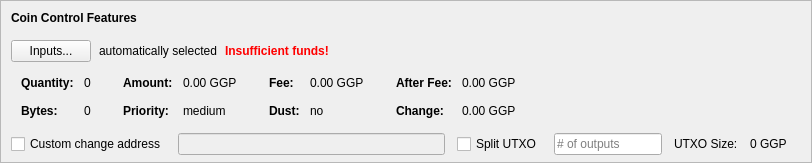
    <widget class="QFrame" name="frameCoinControl">
     <property name="sizePolicy">
      <sizepolicy hsizetype="Expanding" vsizetype="Expanding">
       <horstretch>0</horstretch>
       <verstretch>0</verstretch>
      </sizepolicy>
     </property>
     <property name="maximumSize">
      <size>
       <width>16777215</width>
       <height>16777215</height>
      </size>
     </property>
     <property name="frameShape">
      <enum>QFrame::StyledPanel</enum>
     </property>
     <property name="frameShadow">
      <enum>QFrame::Sunken</enum>
     </property>
     <layout class="QVBoxLayout" name="verticalLayoutCoinControl2">
      <property name="spacing">
       <number>0</number>
      </property>
      <property name="leftMargin">
       <number>0</number>
      </property>
      <property name="topMargin">
       <number>0</number>
      </property>
      <property name="rightMargin">
       <number>0</number>
      </property>
      <property name="bottomMargin">
       <number>6</number>
      </property>
      <item>
       <layout class="QVBoxLayout" name="verticalLayoutCoinControl" stretch="0,0,0,0,1">
        <property name="spacing">
         <number>0</number>
        </property>
        <property name="leftMargin">
         <number>10</number>
        </property>
        <property name="topMargin">
         <number>10</number>
        </property>
        <item>
         <layout class="QHBoxLayout" name="horizontalLayoutCoinControl1">
          <property name="bottomMargin">
           <number>15</number>
          </property>
          <item>
           <widget class="QLabel" name="labelCoinControlFeatures">
            <property name="sizePolicy">
             <sizepolicy hsizetype="Preferred" vsizetype="Maximum">
              <horstretch>0</horstretch>
              <verstretch>0</verstretch>
             </sizepolicy>
            </property>
            <property name="font">
             <font>
              <weight>75</weight>
              <bold>true</bold>
             </font>
            </property>
            <property name="styleSheet">
             <string notr="true">font-weight:bold;</string>
            </property>
            <property name="text">
             <string>Coin Control Features</string>
            </property>
           </widget>
          </item>
         </layout>
        </item>
        <item>
         <layout class="QHBoxLayout" name="horizontalLayoutCoinControl2" stretch="0,0,0,0">
          <property name="spacing">
           <number>8</number>
          </property>
          <property name="bottomMargin">
           <number>10</number>
          </property>
          <item>
           <widget class="QPushButton" name="pushButtonCoinControl">
            <property name="styleSheet">
             <string notr="true"/>
            </property>
            <property name="text">
             <string>Inputs...</string>
            </property>
            <property name="autoDefault">
             <bool>false</bool>
            </property>
           </widget>
          </item>
          <item>
           <widget class="QLabel" name="labelCoinControlAutomaticallySelected">
            <property name="text">
             <string>automatically selected</string>
            </property>
            <property name="margin">
             <number>5</number>
            </property>
           </widget>
          </item>
          <item>
           <widget class="QLabel" name="labelCoinControlInsuffFunds">
            <property name="font">
             <font>
              <weight>75</weight>
              <bold>true</bold>
             </font>
            </property>
            <property name="styleSheet">
             <string notr="true">color:red;font-weight:bold;</string>
            </property>
            <property name="text">
             <string>Insufficient funds!</string>
            </property>
            <property name="margin">
             <number>5</number>
            </property>
           </widget>
          </item>
          <item>
           <spacer name="horizontalSpacerCoinControl">
            <property name="orientation">
             <enum>Qt::Horizontal</enum>
            </property>
            <property name="sizeHint" stdset="0">
             <size>
              <width>40</width>
              <height>1</height>
             </size>
            </property>
           </spacer>
          </item>
         </layout>
        </item>
        <item>
         <widget class="QWidget" name="widgetCoinControl" native="true">
          <property name="sizePolicy">
           <sizepolicy hsizetype="Preferred" vsizetype="Preferred">
            <horstretch>0</horstretch>
            <verstretch>0</verstretch>
           </sizepolicy>
          </property>
          <property name="minimumSize">
           <size>
            <width>0</width>
            <height>0</height>
           </size>
          </property>
          <property name="styleSheet">
           <string notr="true"/>
          </property>
          <layout class="QHBoxLayout" name="horizontalLayoutCoinControl5">
           <property name="leftMargin">
            <number>0</number>
           </property>
           <property name="topMargin">
            <number>0</number>
           </property>
           <property name="rightMargin">
            <number>0</number>
           </property>
           <property name="bottomMargin">
            <number>0</number>
           </property>
           <item>
            <layout class="QHBoxLayout" name="horizontalLayoutCoinControl3" stretch="0,0,0,1">
             <property name="spacing">
              <number>20</number>
             </property>
             <property name="topMargin">
              <number>0</number>
             </property>
             <property name="bottomMargin">
              <number>10</number>
             </property>
             <item>
              <layout class="QFormLayout" name="formLayoutCoinControl1">
               <property name="horizontalSpacing">
                <number>10</number>
               </property>
               <property name="verticalSpacing">
                <number>14</number>
               </property>
               <property name="leftMargin">
                <number>10</number>
               </property>
               <property name="topMargin">
                <number>4</number>
               </property>
               <property name="rightMargin">
                <number>6</number>
               </property>
               <item row="0" column="0">
                <widget class="QLabel" name="labelCoinControlQuantityText">
                 <property name="font">
                  <font>
                   <weight>75</weight>
                   <bold>true</bold>
                  </font>
                 </property>
                 <property name="text">
                  <string>Quantity:</string>
                 </property>
                 <property name="margin">
                  <number>0</number>
                 </property>
                </widget>
               </item>
               <item row="0" column="1">
                <widget class="QLabel" name="labelCoinControlQuantity">
                 <property name="cursor">
                  <cursorShape>IBeamCursor</cursorShape>
                 </property>
                 <property name="contextMenuPolicy">
                  <enum>Qt::ActionsContextMenu</enum>
                 </property>
                 <property name="text">
                  <string notr="true">0</string>
                 </property>
                 <property name="margin">
                  <number>0</number>
                 </property>
                 <property name="textInteractionFlags">
                  <set>Qt::LinksAccessibleByMouse|Qt::TextSelectableByKeyboard|Qt::TextSelectableByMouse</set>
                 </property>
                </widget>
               </item>
               <item row="1" column="0">
                <widget class="QLabel" name="labelCoinControlBytesText">
                 <property name="font">
                  <font>
                   <weight>75</weight>
                   <bold>true</bold>
                  </font>
                 </property>
                 <property name="text">
                  <string>Bytes:</string>
                 </property>
                </widget>
               </item>
               <item row="1" column="1">
                <widget class="QLabel" name="labelCoinControlBytes">
                 <property name="cursor">
                  <cursorShape>IBeamCursor</cursorShape>
                 </property>
                 <property name="contextMenuPolicy">
                  <enum>Qt::ActionsContextMenu</enum>
                 </property>
                 <property name="text">
                  <string notr="true">0</string>
                 </property>
                 <property name="textInteractionFlags">
                  <set>Qt::LinksAccessibleByMouse|Qt::TextSelectableByKeyboard|Qt::TextSelectableByMouse</set>
                 </property>
                </widget>
               </item>
              </layout>
             </item>
             <item>
              <layout class="QFormLayout" name="formLayoutCoinControl2">
               <property name="horizontalSpacing">
                <number>10</number>
               </property>
               <property name="verticalSpacing">
                <number>14</number>
               </property>
               <property name="leftMargin">
                <number>6</number>
               </property>
               <property name="topMargin">
                <number>4</number>
               </property>
               <property name="rightMargin">
                <number>6</number>
               </property>
               <item row="0" column="0">
                <widget class="QLabel" name="labelCoinControlAmountText">
                 <property name="font">
                  <font>
                   <weight>75</weight>
                   <bold>true</bold>
                  </font>
                 </property>
                 <property name="text">
                  <string>Amount:</string>
                 </property>
                 <property name="margin">
                  <number>0</number>
                 </property>
                </widget>
               </item>
               <item row="0" column="1">
                <widget class="QLabel" name="labelCoinControlAmount">
                 <property name="cursor">
                  <cursorShape>IBeamCursor</cursorShape>
                 </property>
                 <property name="contextMenuPolicy">
                  <enum>Qt::ActionsContextMenu</enum>
                 </property>
                 <property name="text">
                  <string notr="true">0.00 GGP</string>
                 </property>
                 <property name="textInteractionFlags">
                  <set>Qt::LinksAccessibleByMouse|Qt::TextSelectableByKeyboard|Qt::TextSelectableByMouse</set>
                 </property>
                </widget>
               </item>
               <item row="1" column="0">
                <widget class="QLabel" name="labelCoinControlPriorityText">
                 <property name="font">
                  <font>
                   <weight>75</weight>
                   <bold>true</bold>
                  </font>
                 </property>
                 <property name="text">
                  <string>Priority:</string>
                 </property>
                </widget>
               </item>
               <item row="1" column="1">
                <widget class="QLabel" name="labelCoinControlPriority">
                 <property name="cursor">
                  <cursorShape>IBeamCursor</cursorShape>
                 </property>
                 <property name="contextMenuPolicy">
                  <enum>Qt::ActionsContextMenu</enum>
                 </property>
                 <property name="text">
                  <string>medium</string>
                 </property>
                 <property name="textInteractionFlags">
                  <set>Qt::LinksAccessibleByMouse|Qt::TextSelectableByKeyboard|Qt::TextSelectableByMouse</set>
                 </property>
                </widget>
               </item>
              </layout>
             </item>
             <item>
              <layout class="QFormLayout" name="formLayoutCoinControl3">
               <property name="horizontalSpacing">
                <number>10</number>
               </property>
               <property name="verticalSpacing">
                <number>14</number>
               </property>
               <property name="leftMargin">
                <number>6</number>
               </property>
               <property name="topMargin">
                <number>4</number>
               </property>
               <property name="rightMargin">
                <number>6</number>
               </property>
               <item row="0" column="0">
                <widget class="QLabel" name="labelCoinControlFeeText">
                 <property name="font">
                  <font>
                   <weight>75</weight>
                   <bold>true</bold>
                  </font>
                 </property>
                 <property name="text">
                  <string>Fee:</string>
                 </property>
                 <property name="margin">
                  <number>0</number>
                 </property>
                </widget>
               </item>
               <item row="0" column="1">
                <widget class="QLabel" name="labelCoinControlFee">
                 <property name="cursor">
                  <cursorShape>IBeamCursor</cursorShape>
                 </property>
                 <property name="contextMenuPolicy">
                  <enum>Qt::ActionsContextMenu</enum>
                 </property>
                 <property name="text">
                  <string notr="true">0.00 GGP</string>
                 </property>
                 <property name="textInteractionFlags">
                  <set>Qt::LinksAccessibleByMouse|Qt::TextSelectableByKeyboard|Qt::TextSelectableByMouse</set>
                 </property>
                </widget>
               </item>
               <item row="1" column="0">
                <widget class="QLabel" name="labelCoinControlLowOutputText">
                 <property name="font">
                  <font>
                   <weight>75</weight>
                   <bold>true</bold>
                  </font>
                 </property>
                 <property name="text">
                  <string>Dust:</string>
                 </property>
                </widget>
               </item>
               <item row="1" column="1">
                <widget class="QLabel" name="labelCoinControlLowOutput">
                 <property name="cursor">
                  <cursorShape>IBeamCursor</cursorShape>
                 </property>
                 <property name="contextMenuPolicy">
                  <enum>Qt::ActionsContextMenu</enum>
                 </property>
                 <property name="text">
                  <string>no</string>
                 </property>
                 <property name="textInteractionFlags">
                  <set>Qt::LinksAccessibleByMouse|Qt::TextSelectableByKeyboard|Qt::TextSelectableByMouse</set>
                 </property>
                </widget>
               </item>
              </layout>
             </item>
             <item>
              <layout class="QFormLayout" name="formLayoutCoinControl4">
               <property name="horizontalSpacing">
                <number>10</number>
               </property>
               <property name="verticalSpacing">
                <number>14</number>
               </property>
               <property name="leftMargin">
                <number>6</number>
               </property>
               <property name="topMargin">
                <number>4</number>
               </property>
               <property name="rightMargin">
                <number>6</number>
               </property>
               <item row="0" column="0">
                <widget class="QLabel" name="labelCoinControlAfterFeeText">
                 <property name="font">
                  <font>
                   <weight>75</weight>
                   <bold>true</bold>
                  </font>
                 </property>
                 <property name="text">
                  <string>After Fee:</string>
                 </property>
                 <property name="margin">
                  <number>0</number>
                 </property>
                </widget>
               </item>
               <item row="0" column="1">
                <widget class="QLabel" name="labelCoinControlAfterFee">
                 <property name="cursor">
                  <cursorShape>IBeamCursor</cursorShape>
                 </property>
                 <property name="contextMenuPolicy">
                  <enum>Qt::ActionsContextMenu</enum>
                 </property>
                 <property name="text">
                  <string notr="true">0.00 GGP</string>
                 </property>
                 <property name="textInteractionFlags">
                  <set>Qt::LinksAccessibleByMouse|Qt::TextSelectableByKeyboard|Qt::TextSelectableByMouse</set>
                 </property>
                </widget>
               </item>
               <item row="1" column="0">
                <widget class="QLabel" name="labelCoinControlChangeText">
                 <property name="font">
                  <font>
                   <weight>75</weight>
                   <bold>true</bold>
                  </font>
                 </property>
                 <property name="text">
                  <string>Change:</string>
                 </property>
                </widget>
               </item>
               <item row="1" column="1">
                <widget class="QLabel" name="labelCoinControlChange">
                 <property name="cursor">
                  <cursorShape>IBeamCursor</cursorShape>
                 </property>
                 <property name="contextMenuPolicy">
                  <enum>Qt::ActionsContextMenu</enum>
                 </property>
                 <property name="text">
                  <string notr="true">0.00 GGP</string>
                 </property>
                 <property name="textInteractionFlags">
                  <set>Qt::LinksAccessibleByMouse|Qt::TextSelectableByKeyboard|Qt::TextSelectableByMouse</set>
                 </property>
                </widget>
               </item>
              </layout>
             </item>
            </layout>
           </item>
          </layout>
         </widget>
        </item>
        <item>
         <layout class="QHBoxLayout" name="horizontalLayoutCoinControl4" stretch="0,0,0,0,0,0,0">
          <property name="spacing">
           <number>12</number>
          </property>
          <property name="sizeConstraint">
           <enum>QLayout::SetDefaultConstraint</enum>
          </property>
          <property name="topMargin">
           <number>5</number>
          </property>
          <property name="rightMargin">
           <number>5</number>
          </property>
          <item>
           <widget class="QCheckBox" name="checkBoxCoinControlChange">
            <property name="toolTip">
             <string>If this is activated, but the change address is empty or invalid, change will be sent to a newly generated address.</string>
            </property>
            <property name="text">
             <string>Custom change address</string>
            </property>
           </widget>
          </item>
          <item>
           <widget class="QValidatedLineEdit" name="lineEditCoinControlChange">
            <property name="enabled">
             <bool>false</bool>
            </property>
            <property name="sizePolicy">
             <sizepolicy hsizetype="Expanding" vsizetype="Fixed">
              <horstretch>0</horstretch>
              <verstretch>0</verstretch>
             </sizepolicy>
            </property>
           </widget>
          </item>
          <item>
           <widget class="QCheckBox" name="splitBlockCheckBox">
            <property name="text">
             <string>Split UTXO</string>
            </property>
           </widget>
          </item>
          <item>
           <widget class="QLineEdit" name="splitBlockLineEdit">
            <property name="sizePolicy">
             <sizepolicy hsizetype="Fixed" vsizetype="Fixed">
              <horstretch>50</horstretch>
              <verstretch>0</verstretch>
             </sizepolicy>
            </property>
            <property name="placeholderText">
             <string># of outputs</string>
            </property>
           </widget>
          </item>
          <item>
           <widget class="QLabel" name="labelBlockSizeText">
            <property name="text">
             <string>UTXO Size:</string>
            </property>
           </widget>
          </item>
          <item>
           <widget class="QLabel" name="labelBlockSize">
            <property name="text">
             <string>0 GGP</string>
            </property>
           </widget>
          </item>
          <item>
           <widget class="QLabel" name="labelCoinControlChangeLabel">
            <property name="sizePolicy">
             <sizepolicy hsizetype="Preferred" vsizetype="Expanding">
              <horstretch>0</horstretch>
              <verstretch>0</verstretch>
             </sizepolicy>
            </property>
            <property name="minimumSize">
             <size>
              <width>0</width>
              <height>0</height>
             </size>
            </property>
            <property name="text">
             <string/>
            </property>
            <property name="margin">
             <number>3</number>
            </property>
           </widget>
          </item>
         </layout>
        </item>
        <item>
         <spacer name="verticalSpacerCoinControl">
          <property name="orientation">
           <enum>Qt::Vertical</enum>
          </property>
          <property name="sizeHint" stdset="0">
           <size>
            <width>800</width>
            <height>1</height>
           </size>
          </property>
         </spacer>
        </item>
       </layout>
      </item>
     </layout>
    </widget>
